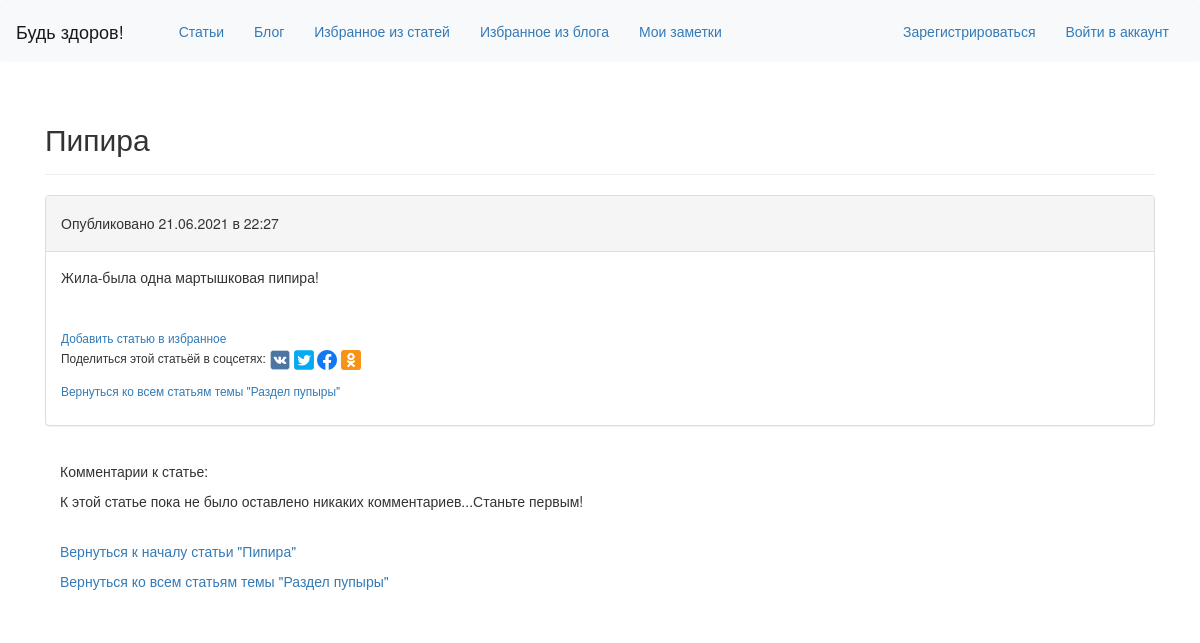
Before: /entry/14/ with the older database file.
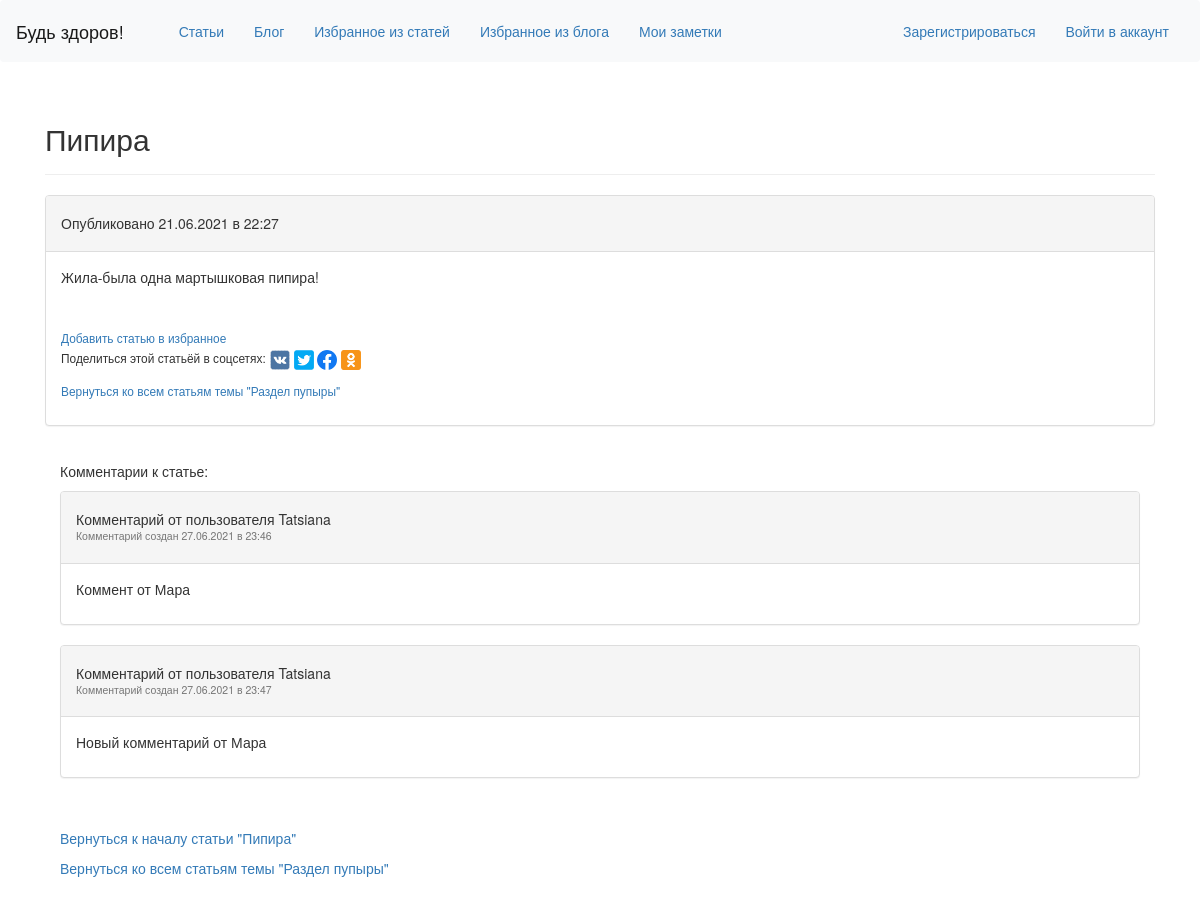
After: the same page with the newer database file.
### learning_logs/models.py (models this page shows)
class Comment(models.Model):
    post = models.ForeignKey(Entry, on_delete=models.CASCADE, related_name='comments')
    name = models.ForeignKey(User, on_delete=models.CASCADE)
    body = models.TextField()
    created = models.DateTimeField(auto_now_add=True)
    updated = models.DateTimeField(auto_now=True)
    active = models.BooleanField(default=True)

### learning_logs/views.py (the view, shortened to what this page needs)
# urls.py: url(r'^entry/(?P<entry_id>\d+)/$', views.entry, name='entry'),
def entry(request, entry_id):
    entry = Entry.objects.get(id=entry_id)
    topic = entry.topic
    all_comments = Comment.objects.filter(active=True, post=entry).order_by('created')
    if request.method != 'POST':
        form = CommentForm()
    context = {'entry': entry, 'topic':topic, 'form':form, 'all_comments':all_comments, 'delete_entry':delete_entry}
    return render(request, 'learning_logs/entry.html', context)

### learning_logs/models.py (called while the page is built)
    def __str__(self):
        return self.text

### learning_logs/templates/learning_logs/entry.html (shortened to what this page needs)
{% extends 'learning_logs/base.html' %}
{% load bootstrap3 %}
{% load static %}
{% block header %}
  <h2>{{ entry.title }}</h2>
{% endblock header %}
{% block content %}
<div class="panel panel-default">
  <div class="panel-heading">
    <h5>
      Опубликовано {{ entry.date_added|date:'d.m.Y в H:i' }}
    </h5>
  </div>
  <div class="panel-body">
    {{ entry.text|linebreaks }}
  </div>
  <div class="panel-body">
    <small>
      <a href="{% url 'add_to_fav' entry.id %}">Добавить статью в избранное</a>
    </small>
    <br>
    <small>Поделиться этой статьёй в соцсетях:</small>
    <a href="http://vk.com/share.php?url=https://Gwin_project.by/entry/{{ entry.id }}"
      target="_blank" rel="nofollow">
      <img src="{% static 'sn/vk.jpg'  %}" width='20px'>
    </a>
    <a href="https://twitter.com/intent/tweet?text=https://Gwin_project.by/entry/{{ entry.id }}"
      target="_blank" rel="nofollow">
      <img src="{% static 'sn/twitter.png'  %}" width='20px'>
    </a>
    <a href="https://www.facebook.com/sharer/sharer.php?u=https://Gwin_project.by/entry/{{ entry.id }}"
      target="_blank" rel="nofollow">
      <img src="{% static 'sn/facebook.png'  %}" width='20px'>
    </a>
    <a href="https://connect.ok.ru/offer?url=https://Gwin_project.by/entry/{{ entry.id }}"
      target="_blank" rel="nofollow">
      <img src="{% static 'sn/ok.png'  %}" width='20px'>
    </a>
    <p>
      <small>
        <a href="{% url 'topic' topic.id %}">Вернуться ко всем статьям темы "{{ topic }}"</a>
      </small>
    </p>
  </div>
</div>
<div class="panel-body">
  <p> Комментарии к статье: </p>
  {% for comment in all_comments %}
  <div class="panel panel-default">
    <div class="panel-heading">
      <h5>
        Комментарий от пользователя {{ comment.name }}
        <p><small>Комментарий создан {{comment.created | date:'d.m.Y в H:i'}}<br>
        </small></p>
      </h5>
    </div>
    <div class="panel-body">
      <p>
        {{ comment.body }}
      </p>
    </div>
  </div>
  {% empty %}
  К этой статье пока не было оставлено никаких комментариев...Станьте первым!
  {% endfor %}
</div>
<div class="panel-body">
  <p>
    <a href="{% url 'entry' entry.id %}">Вернуться к началу статьи "{{ entry.title }}"</a>
  </p>
  <p>
    <a href="{% url 'topic' topic.id %}">Вернуться ко всем статьям темы "{{ topic }}"</a>
  </p>
</div>
{% endblock content %}

Changed rows visible on the page:
added Comment: name "Tatsiana", created "27.06.2021 в 23:46", body "Коммент от Мара"
added Comment: name "Tatsiana", created "27.06.2021 в 23:47", body "Новый комментарий от Мара"
Other visible differences:
text no longer shown: "К этой статье пока не было оставлено никаких комментариев...Станьте первым!"
